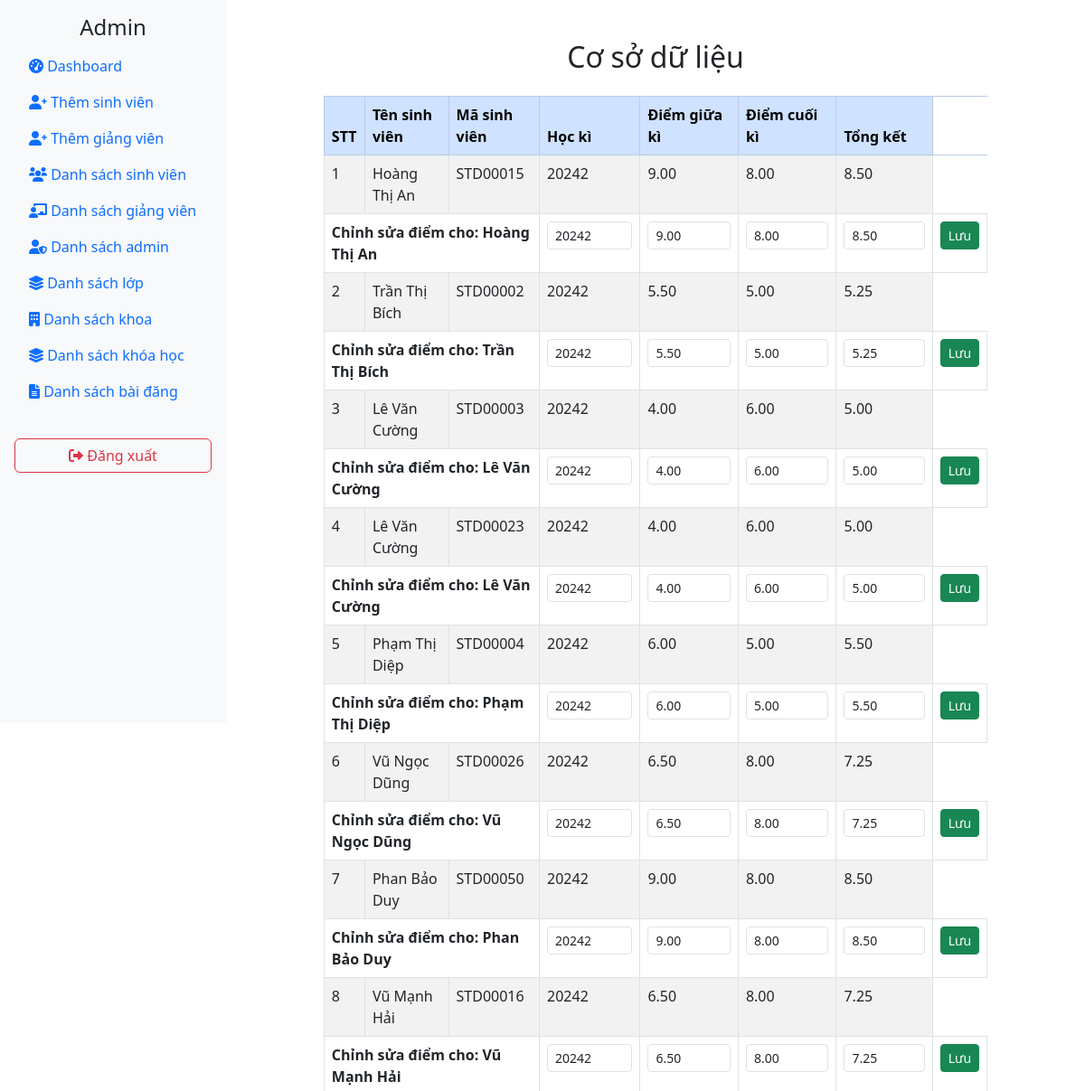
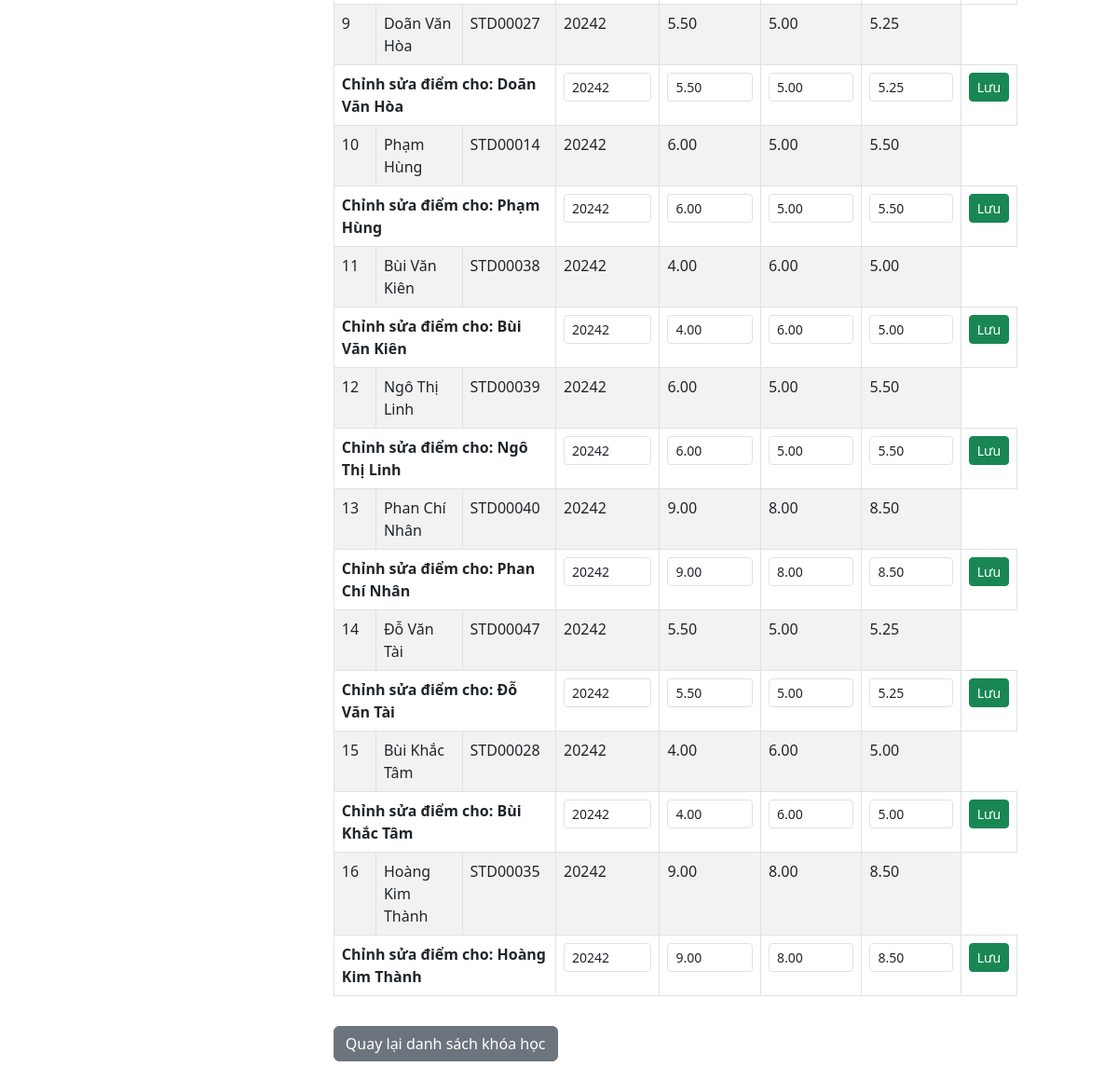
/admin/viewgrades.php?courseID=1, run on the app's committed database (2 pictures, top to bottom).
### tables this page shows
CREATE TABLE `grades` (
  `enrollmentID` int(11) NOT NULL,
  `midterm` decimal(4,2) DEFAULT 10.00,
  `final` decimal(4,2) DEFAULT 10.00,
  `grade` decimal(4,2) DEFAULT 10.00
);

### admin/viewgrades.php (the view, shortened to what this page needs)
<?php
include '../connect.php';
include 'header.php';
$courseid = $_GET['courseID'];
$sql = "SELECT * FROM ViewGrades WHERE courseID = ? ORDER BY SUBSTRING_INDEX(name, ' ', -1) ASC";
$stmt = $pdo->prepare($sql);
$stmt->execute([$courseid]);
$grades = $stmt->fetchAll();
$coursename = $grades[0]['coursename'];
?>
<div class="container-fluid mt-4">
    <div class="row">
        <div class="col-12 text-center">
            <h2 class="mb-4"><?php echo htmlspecialchars($coursename); ?></h2>
        </div>
    </div>
    <div class="row justify-content-center">
        <div class="col-md-10">
            <?php if (count($grades) > 0): ?>
                <table class="table table-striped table-bordered">
                    <thead class="table-primary">
                        <tr>
                            <th>STT</th>
                            <th>Tên sinh viên</th>
                            <th>Mã sinh viên</th>
                            <th>Học kì</th>
                            <th>Điểm giữa kì</th>
                            <th>Điểm cuối kì</th>
                            <th>Tổng kết</th>
                        </tr>
                    </thead>
                    <tbody>
                        <?php $stt = 1; ?>
                        <?php foreach ($grades as $grade): ?>
                            <tr>
                                <td><?php echo $stt++; ?></td>
                                <td><?php echo htmlspecialchars($grade['name']); ?></td>
                                <td><?php echo htmlspecialchars($grade['userID']); ?></td>
                                <td><?php echo htmlspecialchars($grade['semester']); ?></td>
                                <td><?php echo htmlspecialchars($grade['midterm']); ?></td>
                                <td><?php echo htmlspecialchars($grade['final']); ?></td>
                                <td><?php echo htmlspecialchars($grade['grade']); ?></td>
                            </tr>
                            <form method="post" action="updatedscore.php">
                                <tr>
                                    <td colspan="3"><strong>Chỉnh sửa điểm cho: <?php echo htmlspecialchars($grade['name']); ?></strong></td>
                                    <td>
                                        <input type="text" name="semester" class="form-control form-control-sm" value="<?php echo htmlspecialchars($grade['semester']); ?>">
                                    </td>
                                    <td>
                                        <input type="number" step="0.01" name="midterm" class="form-control form-control-sm" value="<?php echo htmlspecialchars($grade['midterm']); ?>">
                                    </td>
                                    <td>
                                        <input type="number" step="0.01" name="final" class="form-control form-control-sm" value="<?php echo htmlspecialchars($grade['final']); ?>">
                                    </td>
                                    <td>
                                        <input type="number" step="0.01" name="grade" class="form-control form-control-sm" value="<?php echo htmlspecialchars($grade['grade']); ?>">
                                    </td>
                                    <td>
                                        <button type="submit" class="btn btn-sm btn-success">Lưu</button>
                                    </td>
                                </tr>
                            </form>
                        <?php endforeach; ?>
                    </tbody>
                </table>
            <?php else: ?>
                <div class="alert alert-warning">Không có sinh viên nào trong khóa học này.</div>
            <?php endif; ?>
            <a href="allcourses.php" class="btn btn-secondary mt-3">Quay lại danh sách khóa học</a>
        </div>
    </div>
</div>
<?php include 'footer.php'; ?>

### data on the page
grades: name "Hoàng Thị An", userID "STD00015", semester "20242", midterm "9.00", final "8.00", grade "8.50"
grades: name "Trần Thị Bích", userID "STD00002", semester "20242", midterm "5.50", final "5.00", grade "5.25"
grades: name "Lê Văn Cường", userID "STD00003", semester "20242", midterm "4.00", final "6.00", grade "5.00"
grades: name "Lê Văn Cường", userID "STD00023", semester "20242", midterm "4.00", final "6.00", grade "5.00"
grades: name "Phạm Thị Diệp", userID "STD00004", semester "20242", midterm "6.00", final "5.00", grade "5.50"
grades: name "Vũ Ngọc Dũng", userID "STD00026", semester "20242", midterm "6.50", final "8.00", grade "7.25"
grades: name "Phan Bảo Duy", userID "STD00050", semester "20242", midterm "9.00", final "8.00", grade "8.50"
grades: name "Vũ Mạnh Hải", userID "STD00016", semester "20242", midterm "6.50", final "8.00", grade "7.25"
grades: name "Doãn Văn Hòa", userID "STD00027", semester "20242", midterm "5.50", final "5.00", grade "5.25"
grades: name "Phạm Hùng", userID "STD00014", semester "20242", midterm "6.00", final "5.00", grade "5.50"
grades: name "Bùi Văn Kiên", userID "STD00038", semester "20242", midterm "4.00", final "6.00", grade "5.00"
grades: name "Ngô Thị Linh", userID "STD00039", semester "20242", midterm "6.00", final "5.00", grade "5.50"
grades: name "Phan Chí Nhân", userID "STD00040", semester "20242", midterm "9.00", final "8.00", grade "8.50"
grades: name "Đỗ Văn Tài", userID "STD00047", semester "20242", midterm "5.50", final "5.00", grade "5.25"
grades: name "Bùi Khắc Tâm", userID "STD00028", semester "20242", midterm "4.00", final "6.00", grade "5.00"
grades: name "Hoàng Kim Thành", userID "STD00035", semester "20242", midterm "9.00", final "8.00", grade "8.50"

### other printed values
$coursename "Cơ sở dữ liệu"
